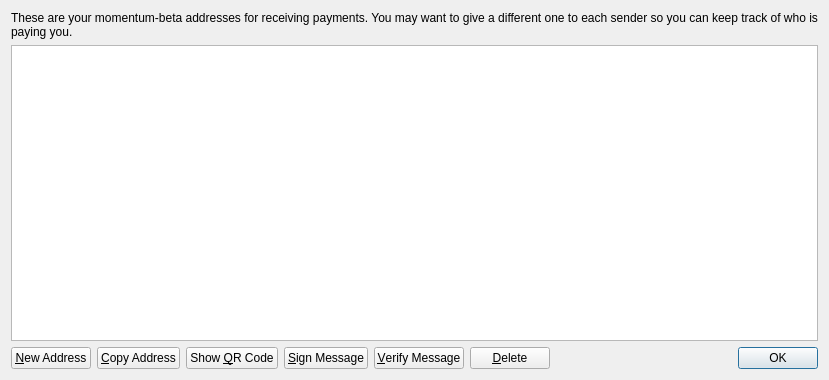
<?xml version="1.0" encoding="UTF-8"?>
<ui version="4.0">
 <class>AddressBookPage</class>
 <widget class="QWidget" name="AddressBookPage">
  <property name="geometry">
   <rect>
    <x>0</x>
    <y>0</y>
    <width>829</width>
    <height>380</height>
   </rect>
  </property>
  <property name="windowTitle">
   <string>Address Book</string>
  </property>
  <property name="styleSheet">
   <string notr="true">font: 25 10pt &quot;URW Gothic L&quot;;</string>
  </property>
  <layout class="QVBoxLayout" name="verticalLayout">
   <item>
    <widget class="QLabel" name="labelExplanation">
     <property name="text">
      <string>These are your momentum-beta addresses for receiving payments. You may want to give a different one to each sender so you can keep track of who is paying you.</string>
     </property>
     <property name="textFormat">
      <enum>Qt::PlainText</enum>
     </property>
     <property name="wordWrap">
      <bool>true</bool>
     </property>
    </widget>
   </item>
   <item>
    <widget class="QTableView" name="tableView">
     <property name="contextMenuPolicy">
      <enum>Qt::CustomContextMenu</enum>
     </property>
     <property name="toolTip">
      <string>Double-click to edit address or label</string>
     </property>
     <property name="tabKeyNavigation">
      <bool>false</bool>
     </property>
     <property name="alternatingRowColors">
      <bool>true</bool>
     </property>
     <property name="selectionMode">
      <enum>QAbstractItemView::SingleSelection</enum>
     </property>
     <property name="selectionBehavior">
      <enum>QAbstractItemView::SelectRows</enum>
     </property>
     <property name="sortingEnabled">
      <bool>true</bool>
     </property>
     <attribute name="verticalHeaderVisible">
      <bool>false</bool>
     </attribute>
    </widget>
   </item>
   <item>
    <layout class="QHBoxLayout" name="horizontalLayout">
     <item>
      <widget class="QPushButton" name="newAddressButton">
       <property name="toolTip">
        <string>Create a new address</string>
       </property>
       <property name="styleSheet">
        <string notr="true"/>
       </property>
       <property name="text">
        <string>&amp;New Address</string>
       </property>
       <property name="icon">
        <iconset resource="../bitcoin.qrc">
         <normaloff>:/icons/add</normaloff>:/icons/add</iconset>
       </property>
      </widget>
     </item>
     <item>
      <widget class="QPushButton" name="copyToClipboard">
       <property name="toolTip">
        <string>Copy the currently selected address to the system clipboard</string>
       </property>
       <property name="styleSheet">
        <string notr="true"/>
       </property>
       <property name="text">
        <string>&amp;Copy Address</string>
       </property>
       <property name="icon">
        <iconset resource="../bitcoin.qrc">
         <normaloff>:/icons/editcopy</normaloff>:/icons/editcopy</iconset>
       </property>
      </widget>
     </item>
     <item>
      <widget class="QPushButton" name="showQRCode">
       <property name="styleSheet">
        <string notr="true"/>
       </property>
       <property name="text">
        <string>Show &amp;QR Code</string>
       </property>
       <property name="icon">
        <iconset resource="../bitcoin.qrc">
         <normaloff>:/icons/qrcode</normaloff>:/icons/qrcode</iconset>
       </property>
      </widget>
     </item>
     <item>
      <widget class="QPushButton" name="signMessage">
       <property name="toolTip">
        <string>Sign a message to prove you own a Bitcoin address</string>
       </property>
       <property name="styleSheet">
        <string notr="true"/>
       </property>
       <property name="text">
        <string>&amp;Sign Message</string>
       </property>
       <property name="icon">
        <iconset resource="../bitcoin.qrc">
         <normaloff>:/icons/edit</normaloff>:/icons/edit</iconset>
       </property>
      </widget>
     </item>
     <item>
      <widget class="QPushButton" name="verifyMessage">
       <property name="toolTip">
        <string>Verify a message to ensure it was signed with a specified Bitcoin address</string>
       </property>
       <property name="styleSheet">
        <string notr="true"/>
       </property>
       <property name="text">
        <string>&amp;Verify Message</string>
       </property>
       <property name="icon">
        <iconset resource="../bitcoin.qrc">
         <normaloff>:/icons/transaction_0</normaloff>:/icons/transaction_0</iconset>
       </property>
      </widget>
     </item>
     <item>
      <widget class="QPushButton" name="deleteButton">
       <property name="toolTip">
        <string>Delete the currently selected address from the list. Only sending addresses can be deleted.</string>
       </property>
       <property name="styleSheet">
        <string notr="true"/>
       </property>
       <property name="text">
        <string>&amp;Delete</string>
       </property>
       <property name="icon">
        <iconset resource="../bitcoin.qrc">
         <normaloff>:/icons/remove</normaloff>:/icons/remove</iconset>
       </property>
      </widget>
     </item>
     <item>
      <spacer name="horizontalSpacer">
       <property name="orientation">
        <enum>Qt::Horizontal</enum>
       </property>
       <property name="sizeHint" stdset="0">
        <size>
         <width>40</width>
         <height>20</height>
        </size>
       </property>
      </spacer>
     </item>
     <item>
      <widget class="QDialogButtonBox" name="buttonBox">
       <property name="sizePolicy">
        <sizepolicy hsizetype="Maximum" vsizetype="Fixed">
         <horstretch>0</horstretch>
         <verstretch>0</verstretch>
        </sizepolicy>
       </property>
       <property name="standardButtons">
        <set>QDialogButtonBox::Ok</set>
       </property>
      </widget>
     </item>
    </layout>
   </item>
  </layout>
 </widget>
 <resources>
  <include location="../bitcoin.qrc"/>
 </resources>
 <connections/>
</ui>
